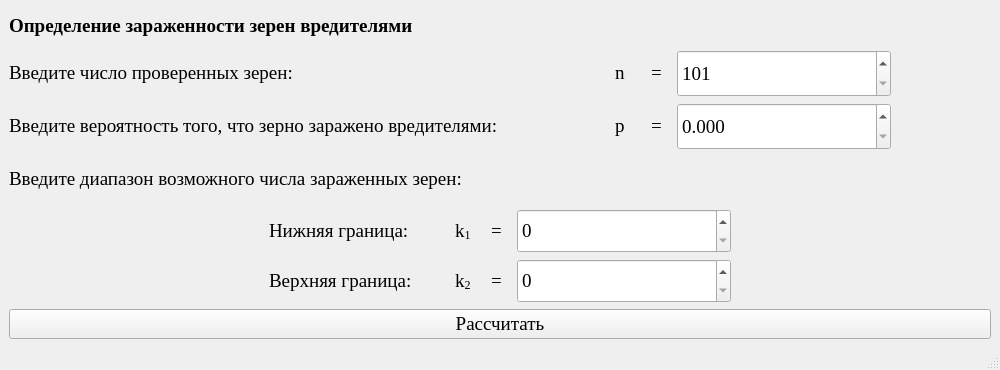
<?xml version="1.0" encoding="UTF-8"?>
<ui version="4.0">
 <class>MainWindow</class>
 <widget class="QMainWindow" name="MainWindow">
  <property name="geometry">
   <rect>
    <x>0</x>
    <y>0</y>
    <width>1000</width>
    <height>370</height>
   </rect>
  </property>
  <property name="minimumSize">
   <size>
    <width>1000</width>
    <height>370</height>
   </size>
  </property>
  <property name="maximumSize">
   <size>
    <width>1000</width>
    <height>370</height>
   </size>
  </property>
  <property name="windowTitle">
   <string>Определение зараженности зерен вредителями</string>
  </property>
  <widget class="QWidget" name="centralwidget">
   <layout class="QGridLayout" name="gridLayout_3">
    <item row="0" column="0">
     <widget class="QLabel" name="label_11">
      <property name="minimumSize">
       <size>
        <width>400</width>
        <height>35</height>
       </size>
      </property>
      <property name="font">
       <font>
        <family>Times New Roman</family>
        <pointsize>14</pointsize>
        <weight>75</weight>
        <bold>true</bold>
       </font>
      </property>
      <property name="text">
       <string>&lt;html&gt;&lt;head/&gt;&lt;body&gt;&lt;p&gt;Определение зараженности зерен вредителями&lt;/p&gt;&lt;/body&gt;&lt;/html&gt;</string>
      </property>
     </widget>
    </item>
    <item row="1" column="0">
     <layout class="QGridLayout" name="gridLayout_5" rowstretch="1,1,1,2">
      <item row="1" column="0">
       <layout class="QGridLayout" name="gridLayout_2">
        <item row="0" column="2">
         <widget class="QLabel" name="label_8">
          <property name="minimumSize">
           <size>
            <width>20</width>
            <height>0</height>
           </size>
          </property>
          <property name="maximumSize">
           <size>
            <width>20</width>
            <height>16777215</height>
           </size>
          </property>
          <property name="font">
           <font>
            <family>Times New Roman</family>
            <pointsize>14</pointsize>
           </font>
          </property>
          <property name="text">
           <string>&lt;html&gt;&lt;head/&gt;&lt;body&gt;&lt;p&gt;=&lt;/p&gt;&lt;/body&gt;&lt;/html&gt;</string>
          </property>
         </widget>
        </item>
        <item row="0" column="0">
         <widget class="QLabel" name="label_6">
          <property name="minimumSize">
           <size>
            <width>600</width>
            <height>35</height>
           </size>
          </property>
          <property name="font">
           <font>
            <family>Times New Roman</family>
            <pointsize>14</pointsize>
           </font>
          </property>
          <property name="text">
           <string>&lt;html&gt;&lt;head/&gt;&lt;body&gt;&lt;p&gt;Введите вероятность того, что зерно заражено вредителями:&lt;/p&gt;&lt;/body&gt;&lt;/html&gt;</string>
          </property>
         </widget>
        </item>
        <item row="0" column="3">
         <widget class="QDoubleSpinBox" name="doubleSpinBox_2">
          <property name="minimumSize">
           <size>
            <width>214</width>
            <height>25</height>
           </size>
          </property>
          <property name="maximumSize">
           <size>
            <width>16777215</width>
            <height>220</height>
           </size>
          </property>
          <property name="font">
           <font>
            <family>Times New Roman</family>
            <pointsize>14</pointsize>
           </font>
          </property>
          <property name="decimals">
           <number>3</number>
          </property>
          <property name="maximum">
           <double>0.099000000000000</double>
          </property>
          <property name="singleStep">
           <double>0.010000000000000</double>
          </property>
         </widget>
        </item>
        <item row="0" column="1">
         <widget class="QLabel" name="label_7">
          <property name="minimumSize">
           <size>
            <width>30</width>
            <height>0</height>
           </size>
          </property>
          <property name="maximumSize">
           <size>
            <width>30</width>
            <height>16777215</height>
           </size>
          </property>
          <property name="font">
           <font>
            <family>Times New Roman</family>
            <pointsize>14</pointsize>
           </font>
          </property>
          <property name="text">
           <string>&lt;html&gt;&lt;head/&gt;&lt;body&gt;&lt;p&gt;p&lt;/p&gt;&lt;/body&gt;&lt;/html&gt;</string>
          </property>
         </widget>
        </item>
        <item row="0" column="4">
         <widget class="QLabel" name="label_10">
          <property name="text">
           <string/>
          </property>
         </widget>
        </item>
       </layout>
      </item>
      <item row="2" column="0">
       <layout class="QGridLayout" name="gridLayout_4">
        <item row="0" column="0">
         <widget class="QLabel" name="label_16">
          <property name="minimumSize">
           <size>
            <width>600</width>
            <height>35</height>
           </size>
          </property>
          <property name="font">
           <font>
            <family>Times New Roman</family>
            <pointsize>14</pointsize>
           </font>
          </property>
          <property name="text">
           <string>&lt;html&gt;&lt;head/&gt;&lt;body&gt;&lt;p&gt;Введите диапазон возможного числа зараженных зерен:&lt;/p&gt;&lt;/body&gt;&lt;/html&gt;</string>
          </property>
         </widget>
        </item>
       </layout>
      </item>
      <item row="0" column="0">
       <layout class="QGridLayout" name="gridLayout">
        <item row="0" column="1">
         <widget class="QLabel" name="label_2">
          <property name="minimumSize">
           <size>
            <width>30</width>
            <height>0</height>
           </size>
          </property>
          <property name="maximumSize">
           <size>
            <width>30</width>
            <height>16777215</height>
           </size>
          </property>
          <property name="font">
           <font>
            <family>Times New Roman</family>
            <pointsize>14</pointsize>
           </font>
          </property>
          <property name="text">
           <string>&lt;html&gt;&lt;head/&gt;&lt;body&gt;&lt;p&gt;n&lt;/p&gt;&lt;/body&gt;&lt;/html&gt;</string>
          </property>
         </widget>
        </item>
        <item row="0" column="3">
         <widget class="QDoubleSpinBox" name="doubleSpinBox">
          <property name="minimumSize">
           <size>
            <width>214</width>
            <height>25</height>
           </size>
          </property>
          <property name="maximumSize">
           <size>
            <width>16777215</width>
            <height>220</height>
           </size>
          </property>
          <property name="font">
           <font>
            <family>Times New Roman</family>
            <pointsize>14</pointsize>
           </font>
          </property>
          <property name="decimals">
           <number>0</number>
          </property>
          <property name="minimum">
           <double>101.000000000000000</double>
          </property>
          <property name="maximum">
           <double>16777215.000000000000000</double>
          </property>
         </widget>
        </item>
        <item row="0" column="2">
         <widget class="QLabel" name="label_3">
          <property name="minimumSize">
           <size>
            <width>20</width>
            <height>0</height>
           </size>
          </property>
          <property name="maximumSize">
           <size>
            <width>20</width>
            <height>16777215</height>
           </size>
          </property>
          <property name="font">
           <font>
            <family>Times New Roman</family>
            <pointsize>14</pointsize>
           </font>
          </property>
          <property name="text">
           <string>&lt;html&gt;&lt;head/&gt;&lt;body&gt;&lt;p&gt;=&lt;/p&gt;&lt;/body&gt;&lt;/html&gt;</string>
          </property>
         </widget>
        </item>
        <item row="0" column="0">
         <widget class="QLabel" name="label">
          <property name="minimumSize">
           <size>
            <width>600</width>
            <height>35</height>
           </size>
          </property>
          <property name="font">
           <font>
            <family>Times New Roman</family>
            <pointsize>14</pointsize>
           </font>
          </property>
          <property name="text">
           <string>&lt;html&gt;&lt;head/&gt;&lt;body&gt;&lt;p&gt;Введите число проверенных зерен:&lt;/p&gt;&lt;/body&gt;&lt;/html&gt;</string>
          </property>
         </widget>
        </item>
        <item row="0" column="4">
         <widget class="QLabel" name="label_5">
          <property name="text">
           <string/>
          </property>
         </widget>
        </item>
       </layout>
      </item>
      <item row="3" column="0">
       <layout class="QGridLayout" name="gridLayout_8" columnstretch="1,0,1">
        <item row="0" column="0" rowspan="2">
         <widget class="QLabel" name="label_4">
          <property name="font">
           <font>
            <family>Times New Roman</family>
            <pointsize>14</pointsize>
           </font>
          </property>
          <property name="text">
           <string>&lt;html&gt;&lt;head/&gt;&lt;body&gt;&lt;p/&gt;&lt;/body&gt;&lt;/html&gt;</string>
          </property>
         </widget>
        </item>
        <item row="0" column="1">
         <layout class="QGridLayout" name="gridLayout_6">
          <item row="0" column="3">
           <widget class="QDoubleSpinBox" name="doubleSpinBox_5">
            <property name="minimumSize">
             <size>
              <width>214</width>
              <height>25</height>
             </size>
            </property>
            <property name="maximumSize">
             <size>
              <width>16777215</width>
              <height>220</height>
             </size>
            </property>
            <property name="font">
             <font>
              <family>Times New Roman</family>
              <pointsize>14</pointsize>
             </font>
            </property>
            <property name="decimals">
             <number>0</number>
            </property>
            <property name="maximum">
             <double>16777215.000000000000000</double>
            </property>
            <property name="singleStep">
             <double>1.000000000000000</double>
            </property>
           </widget>
          </item>
          <item row="0" column="2">
           <widget class="QLabel" name="label_19">
            <property name="minimumSize">
             <size>
              <width>20</width>
              <height>0</height>
             </size>
            </property>
            <property name="maximumSize">
             <size>
              <width>20</width>
              <height>16777215</height>
             </size>
            </property>
            <property name="font">
             <font>
              <family>Times New Roman</family>
              <pointsize>14</pointsize>
             </font>
            </property>
            <property name="text">
             <string>&lt;html&gt;&lt;head/&gt;&lt;body&gt;&lt;p&gt;=&lt;/p&gt;&lt;/body&gt;&lt;/html&gt;</string>
            </property>
           </widget>
          </item>
          <item row="0" column="1">
           <widget class="QLabel" name="label_21">
            <property name="minimumSize">
             <size>
              <width>30</width>
              <height>0</height>
             </size>
            </property>
            <property name="maximumSize">
             <size>
              <width>30</width>
              <height>16777215</height>
             </size>
            </property>
            <property name="font">
             <font>
              <family>Times New Roman</family>
              <pointsize>14</pointsize>
             </font>
            </property>
            <property name="text">
             <string>&lt;html&gt;&lt;head/&gt;&lt;body&gt;&lt;p&gt;k&lt;span style=&quot; vertical-align:sub;&quot;&gt;1&lt;/span&gt;&lt;/p&gt;&lt;/body&gt;&lt;/html&gt;</string>
            </property>
           </widget>
          </item>
          <item row="0" column="0">
           <widget class="QLabel" name="label_9">
            <property name="minimumSize">
             <size>
              <width>180</width>
              <height>0</height>
             </size>
            </property>
            <property name="font">
             <font>
              <family>Times New Roman</family>
              <pointsize>14</pointsize>
             </font>
            </property>
            <property name="text">
             <string>Нижняя граница:</string>
            </property>
           </widget>
          </item>
         </layout>
        </item>
        <item row="0" column="2" rowspan="2">
         <widget class="QLabel" name="label_22">
          <property name="font">
           <font>
            <family>Times New Roman</family>
            <pointsize>14</pointsize>
           </font>
          </property>
          <property name="text">
           <string>&lt;html&gt;&lt;head/&gt;&lt;body&gt;&lt;p/&gt;&lt;/body&gt;&lt;/html&gt;</string>
          </property>
         </widget>
        </item>
        <item row="1" column="1">
         <layout class="QGridLayout" name="gridLayout_7">
          <item row="0" column="1">
           <widget class="QLabel" name="label_25">
            <property name="minimumSize">
             <size>
              <width>30</width>
              <height>0</height>
             </size>
            </property>
            <property name="maximumSize">
             <size>
              <width>30</width>
              <height>16777215</height>
             </size>
            </property>
            <property name="font">
             <font>
              <family>Times New Roman</family>
              <pointsize>14</pointsize>
             </font>
            </property>
            <property name="text">
             <string>&lt;html&gt;&lt;head/&gt;&lt;body&gt;&lt;p&gt;k&lt;span style=&quot; vertical-align:sub;&quot;&gt;2&lt;/span&gt;&lt;/p&gt;&lt;/body&gt;&lt;/html&gt;</string>
            </property>
           </widget>
          </item>
          <item row="0" column="3">
           <widget class="QDoubleSpinBox" name="doubleSpinBox_6">
            <property name="minimumSize">
             <size>
              <width>214</width>
              <height>25</height>
             </size>
            </property>
            <property name="maximumSize">
             <size>
              <width>16777215</width>
              <height>220</height>
             </size>
            </property>
            <property name="font">
             <font>
              <family>Times New Roman</family>
              <pointsize>14</pointsize>
             </font>
            </property>
            <property name="decimals">
             <number>0</number>
            </property>
            <property name="maximum">
             <double>2000.000000000000000</double>
            </property>
            <property name="singleStep">
             <double>1.000000000000000</double>
            </property>
           </widget>
          </item>
          <item row="0" column="2">
           <widget class="QLabel" name="label_23">
            <property name="minimumSize">
             <size>
              <width>20</width>
              <height>0</height>
             </size>
            </property>
            <property name="maximumSize">
             <size>
              <width>20</width>
              <height>16777215</height>
             </size>
            </property>
            <property name="font">
             <font>
              <family>Times New Roman</family>
              <pointsize>14</pointsize>
             </font>
            </property>
            <property name="text">
             <string>&lt;html&gt;&lt;head/&gt;&lt;body&gt;&lt;p&gt;=&lt;/p&gt;&lt;/body&gt;&lt;/html&gt;</string>
            </property>
           </widget>
          </item>
          <item row="0" column="0">
           <widget class="QLabel" name="label_12">
            <property name="minimumSize">
             <size>
              <width>180</width>
              <height>0</height>
             </size>
            </property>
            <property name="font">
             <font>
              <family>Times New Roman</family>
              <pointsize>14</pointsize>
             </font>
            </property>
            <property name="text">
             <string>Верхняя граница:</string>
            </property>
           </widget>
          </item>
         </layout>
        </item>
       </layout>
      </item>
     </layout>
    </item>
    <item row="2" column="0">
     <widget class="QPushButton" name="pushButton">
      <property name="font">
       <font>
        <family>Times New Roman</family>
        <pointsize>14</pointsize>
       </font>
      </property>
      <property name="text">
       <string>Рассчитать</string>
      </property>
     </widget>
    </item>
   </layout>
  </widget>
  <widget class="QStatusBar" name="statusbar"/>
 </widget>
 <resources/>
 <connections/>
</ui>
